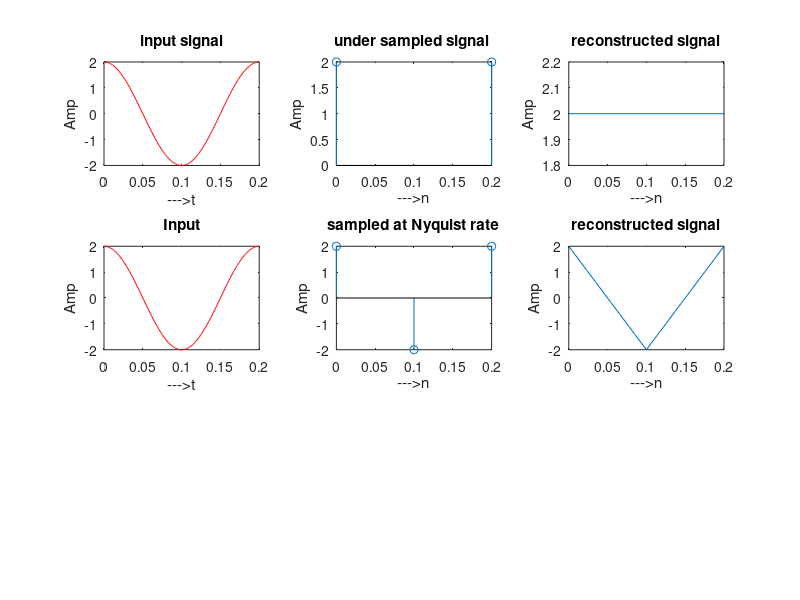

MATLAB code to generate this figure: (Note: this script raises an error after producing the figure.)
%verification of sampling Theoram
clear;
clc;



t=0:0.001:0.2;
f1=input('Enter the freq-1 in hz:');
f2=input('Enter the freq-2 in Hz:');
x=cos(2*pi*f1*t)+cos(2*pi*f2*t);

fm=max(f1,f2);

%analog signal sampled at fs<<2fm(under sampling)
fs1=1*fm;
n=0:1/fs1:0.2;
x1=cos(2*pi*f1*n)+cos(2*pi*f2*n);
figure(1);
subplot(3,3,1);
plot(t,x,'r')
xlabel('--->t');
ylabel('Amp');
title('input signal');

subplot(3,3,2);
stem(n,x1)
xlabel('--->n');
ylabel('Amp');
title('under sampled signal ');

subplot(3,3,3);
plot(n,x1);
xlabel('--->n');
ylabel('Amp');
title('reconstructed signal');

%analog signal at fs=2fm
fs2=2*fm;
n=0:1/fs2:0.2;
x2=cos(2*pi*f1*n)+cos(2*pi*f2*n);
subplot(3,3,4);
plot(t,x,'r');
xlabel('--->t');
ylabel('Amp');
title('Input');

subplot(3,3,5);
stem(n,x2)
xlabel('--->n');
ylabel('Amp');
title('sampled at Nyquist rate');

subplot(3,3,6);
plot(n,x2)
xlabel('--->n');
ylabel('Amp');
title('reconstructed signal');

%analog signal sampled at fs>>2fm
fs3=var3*fm;
n=0:1/fs3:0.2;
x3=cos(2*pi*f1*n)+cos(2*pi*f2*n);
subplot(3,3,7);
plot(t,x,'r')
xlabel('--->t');
ylabel('Amp');
title('Input signal');

subplot(3,3,8);
stem(n,x3)
xlabel('--->n(1BG19EE050)');
ylabel('Amp');
title('oversampled signal');

subplot(3,3,9);
plot(n,x3)
xlabel('--->n');
ylabel('Amp');
title('reconstructed signal');
%Frequency Domain sampling
figure(2)

subplot(3,1,1)
[m,w]=freqz(x1,1,128);
plot(fs1*w/(2*pi),abs(m));
title('spectrum of undersampled signal 1BG19EE050');

subplot(3,1,2);
[m,w]=freqz(x2,1,128);
plot(fs2*w/(2*pi),abs(m));
title('spectrum of Nyquist sampled signal');

subplot(3,1,3);
[m,w]=freqz(x3,1,128);
plot(fs3*w/(2*pi),abs(m));
title('spectrum of over sampled signal');